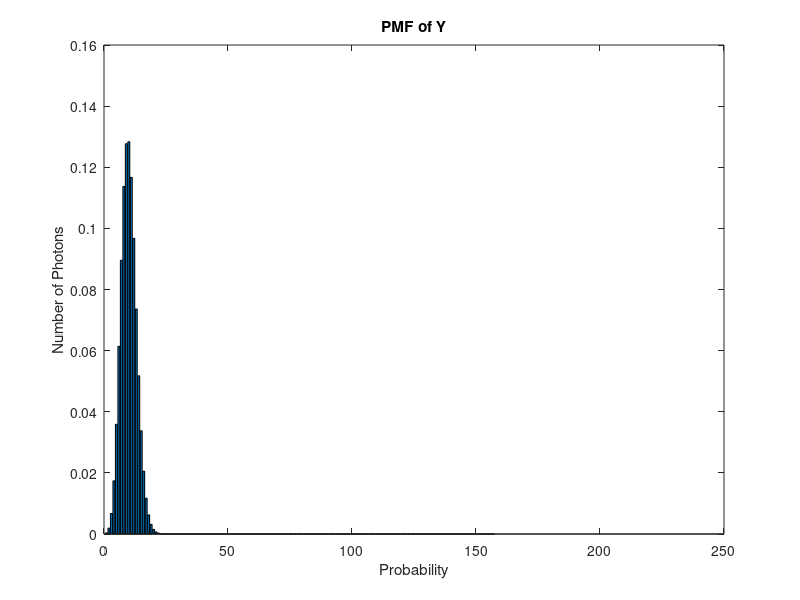

Recreate this plot in MATLAB.
a = 10 ;
delta = 0.005 ;
n = 1/delta;
X = 1;
Px = zeros(200,1);
for trial=1:200   
    Px(X) = nchoosek(n,X)*((a*delta).^X)*((1-a*delta).^(200-X));
    X=X+1;
end
bar(Px);
xlabel('Probability');
ylabel('Number of Photons');
title('PMF of Y');


